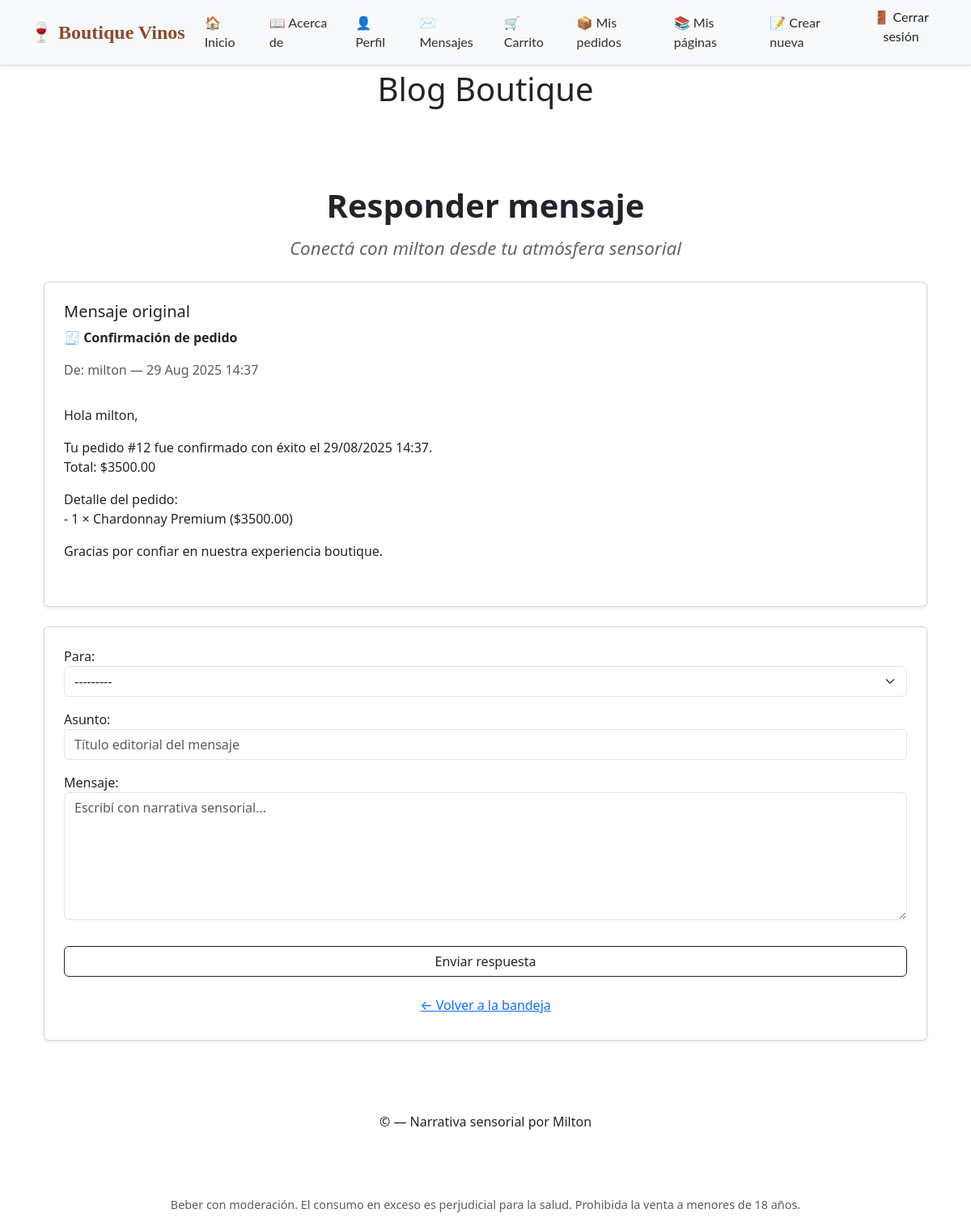
Page /messenger/reply/8/ (signed in) on the committed database.
### messenger/models.py (models this page shows, shortened)
class Message(models.Model):
    sender = models.ForeignKey(User, related_name="sent_messages", on_delete=models.CASCADE)
    recipient = models.ForeignKey(User, related_name="received_messages", on_delete=models.CASCADE)
    subject = models.CharField(max_length=255)
    body = models.TextField()
    sent_at = models.DateTimeField(auto_now_add=True)
    read = models.BooleanField(default=False)

### messenger/views.py (the view, shortened to what this page needs)
# urls.py: path("reply/<int:pk>/", ReplyView.as_view(), name="reply"),
class ReplyView(LoginRequiredMixin, CreateView):
    model = Message
    form_class = MessageForm
    template_name = "messenger/reply.html"
    def get_context_data(self, **kwargs):
        context = super().get_context_data(**kwargs)
        context["original_message"] = get_object_or_404(Message, pk=self.kwargs["pk"])
        return context

### messenger/forms.py
class MessageForm(forms.ModelForm):
    class Meta:
        model = Message
        fields = ["recipient", "subject", "body"]
        widgets = {
            "recipient": forms.Select(attrs={
                "class": "form-select",
            }),
            "subject": forms.TextInput(attrs={
                "class": "form-control",
                "placeholder": "Título editorial del mensaje",
            }),
            "body": forms.Textarea(attrs={
                "class": "form-control",
                "rows": 6,
                "placeholder": "Escribí con narrativa sensorial...",
            }),
        }
        labels = {
            "recipient": "Para",
            "subject": "Asunto",
            "body": "Mensaje",
        }

### messenger/context_processors.py (called while the page is built)
def mensajes_no_leidos(request):
    if request.user.is_authenticated:
        count = Message.objects.filter(recipient=request.user, read=False).count()
        return {'mensajes_no_leidos': count}
    return {}

### messenger/templates/messenger/reply.html (shortened to what this page needs)
{% extends "base.html" %}
{% load static %}
{% block content %}
<main class="container py-5">
  <section class="text-center mb-4">
    <h2 class="page-title">Responder mensaje</h2>
    <p class="page-subtitle">Conectá con {{ original_message.sender.username }} desde tu atmósfera sensorial</p>
  </section>
  <article class="card p-4 shadow-sm mb-4">
    <h5 class="card-title">Mensaje original</h5>
    <p><strong>{{ original_message.subject }}</strong></p>
    <p class="text-muted">De: {{ original_message.sender.username }} — {{ original_message.sent_at|date:"d M Y H:i" }}</p>
    <p>{{ original_message.body|linebreaks }}</p>
  </article>
  <form method="post" class="card p-4 shadow-sm">
    {{ form.as_p }}
    <button type="submit" class="btn btn-outline-dark mt-3">Enviar respuesta</button>
    <a href="{% url 'messenger:inbox' %}" class="btn btn-link mt-3">← Volver a la bandeja</a>
  </form>
</main>
{% endblock %}

### static/css/boutique.css (style rules this page uses)
body { font-family: 'Georgia', serif; background-color: #fdfdfd; color: #2c2c2c; line-height: 1.6; }
.page-title { font-size: 2.8rem; font-weight: 600; margin-bottom: 0.5rem; }

### static/pages/css/pages.css (style rules this page uses)
body { font-family: 'Cormorant Garamond', serif; background-color: #fdfaf6; color: #3a2c2c; margin: 0; padding: 0; }
h1, h2 { font-weight: 600; margin-bottom: 0.5em; }
a { text-decoration: none; color: #7b3f00; transition: color 0.3s ease; }
.page-title { font-size: 2.5rem; font-weight: 700; margin-bottom: 0.3em; }
.page-subtitle { font-size: 1.4rem; font-weight: 400; color: #666; margin-bottom: 1em; font-style: italic; }

### rows in the picture
Message: sender.username "milton", subject "🧾 Confirmación de pedido", sent_at "29 Aug 2025 14:37", body "Hola milton, Tu pedido #12 fue confirmado con éxito el 29/08/2025 14:37. Total: $3500.00 Detalle del pedido: - 1 × Chardonnay Premium ($3500.00) Gracias por confiar en nuestra experiencia boutique."
